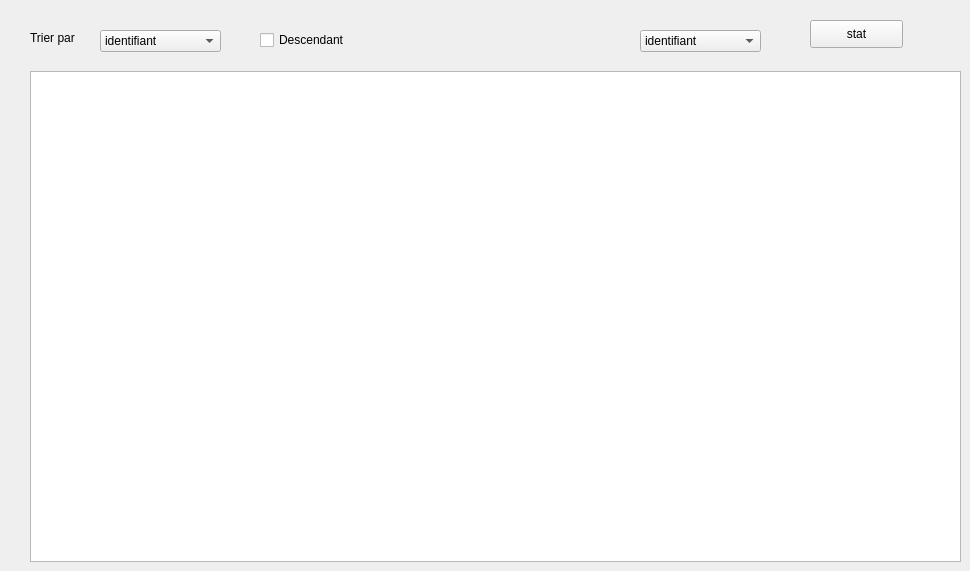
        <widget class="QWidget" name="tab_12">
         <attribute name="title">
          <string>affichage une reclamation</string>
         </attribute>
         <widget class="QTableView" name="tab_reclamation">
          <property name="geometry">
           <rect>
            <x>30</x>
            <y>71</y>
            <width>931</width>
            <height>491</height>
           </rect>
          </property>
         </widget>
         <widget class="QLabel" name="label_57">
          <property name="geometry">
           <rect>
            <x>30</x>
            <y>30</y>
            <width>56</width>
            <height>16</height>
           </rect>
          </property>
          <property name="text">
           <string>Trier par </string>
          </property>
         </widget>
         <widget class="QComboBox" name="comboBox_trie_rec">
          <property name="geometry">
           <rect>
            <x>100</x>
            <y>30</y>
            <width>121</width>
            <height>22</height>
           </rect>
          </property>
          <item>
           <property name="text">
            <string>identifiant</string>
           </property>
          </item>
          <item>
           <property name="text">
            <string>type_reclamation</string>
           </property>
          </item>
          <item>
           <property name="text">
            <string>expediteur</string>
           </property>
          </item>
          <item>
           <property name="text">
            <string>destinateur</string>
           </property>
          </item>
          <item>
           <property name="text">
            <string>nbre_de_reclamation</string>
           </property>
          </item>
         </widget>
         <widget class="QCheckBox" name="checkBox_rec">
          <property name="geometry">
           <rect>
            <x>260</x>
            <y>30</y>
            <width>111</width>
            <height>20</height>
           </rect>
          </property>
          <property name="text">
           <string>Descendant</string>
          </property>
         </widget>
         <widget class="QComboBox" name="comboBox_rech_rec">
          <property name="geometry">
           <rect>
            <x>640</x>
            <y>30</y>
            <width>121</width>
            <height>22</height>
           </rect>
          </property>
          <item>
           <property name="text">
            <string>identifiant</string>
           </property>
          </item>
          <item>
           <property name="text">
            <string>type_reclamation</string>
           </property>
          </item>
          <item>
           <property name="text">
            <string>expediteur</string>
           </property>
          </item>
          <item>
           <property name="text">
            <string>destinateur</string>
           </property>
          </item>
          <item>
           <property name="text">
            <string>nbre_de_reclamation</string>
           </property>
          </item>
         </widget>
         <widget class="QPushButton" name="afficherStatistique">
          <property name="geometry">
           <rect>
            <x>810</x>
            <y>20</y>
            <width>93</width>
            <height>28</height>
           </rect>
          </property>
          <property name="text">
           <string>stat</string>
          </property>
         </widget>
        </widget>
